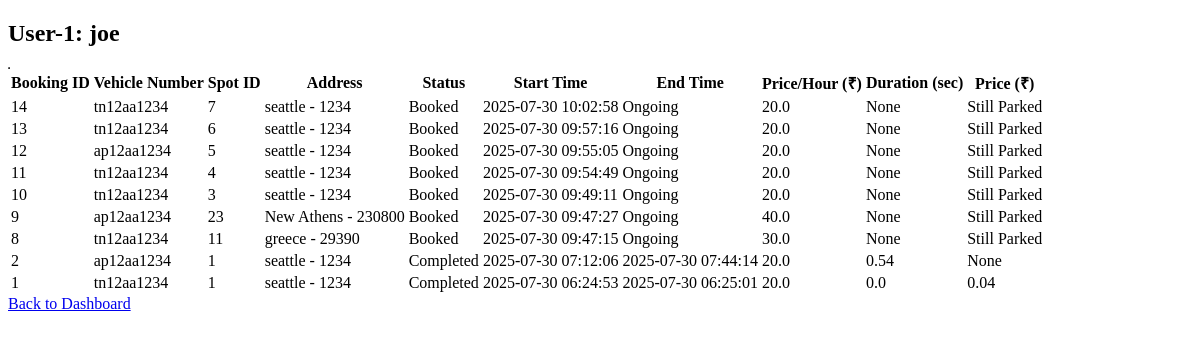
Before: /users/1 with the older database file.
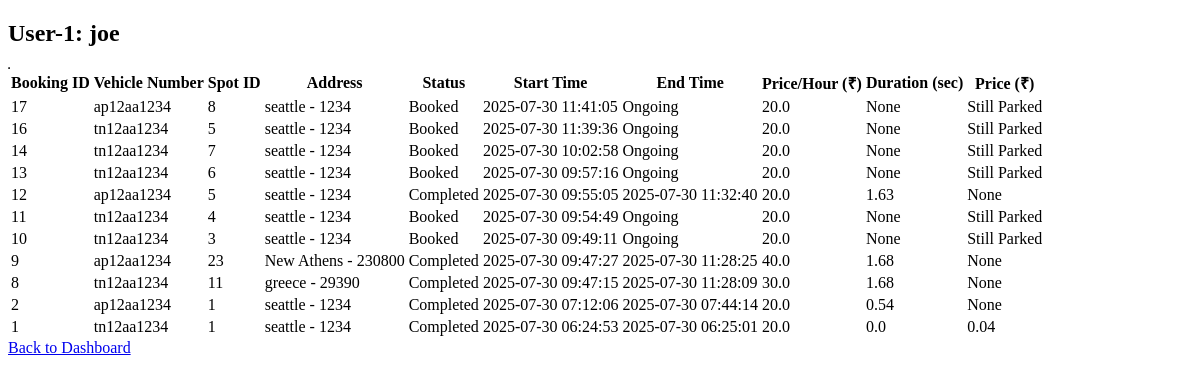
After: the same page with the newer database file.
### tables this page shows
CREATE TABLE Bookings (
              booking_id  INTEGER PRIMARY KEY AUTOINCREMENT,
              spot_id     INTEGER NOT NULL,
              vehicle_id  INTEGER NOT NULL,
              start_time  DATETIME NOT NULL DEFAULT CURRENT_TIMESTAMP,
              end_time    DATETIME,
              status      TEXT    NOT NULL DEFAULT 'Booked'
                           CHECK(status IN ('Booked','Completed','Cancelled')),
              duration_hours Float Default NULL,
              total_amount Float Default NULL,
              FOREIGN KEY(spot_id)    REFERENCES ParkingSpots(spot_id)
                ON DELETE CASCADE,
              FOREIGN KEY(vehicle_id) REFERENCES Vehicles(vehicle_id)
                ON DELETE CASCADE
            );

CREATE TABLE Vehicles (
              vehicle_id     INTEGER PRIMARY KEY AUTOINCREMENT,
              user_id        INTEGER NOT NULL,
              vehicle_number TEXT    NOT NULL,
              FOREIGN KEY(user_id) REFERENCES Users(user_id)
                ON DELETE CASCADE
            );

CREATE TABLE ParkingLots (
              lot_id         INTEGER PRIMARY KEY AUTOINCREMENT,
              address        TEXT    NOT NULL,
              pin_code       TEXT,
              price_per_hour REAL    NOT NULL,
              max_spots      INTEGER NOT NULL,
              created_at     DATETIME DEFAULT CURRENT_TIMESTAMP,
              free_spots   INTEGER NOT NULL
            );

### app.py (the view)
@app.route('/users/<int:userid>')
def user_details(userid):
    user = get_all_user_bookings(userid)
    with sqlite3.connect(DB) as con:
        cur = con.cursor()
        cur.execute('''
        select fname, user_id from user where user_id = ?''', (userid,))
        name, userid = cur.fetchone()
    return render_template('userDetails.html', details=user, username=name, userid=userid)

### templates/userDetails.html (shortened to what this page needs)
<!DOCTYPE html>
<html lang="en">
<head>
</head>
<body>
<h2>User-{{userid}}: {{username}}</h2>
<table border="1">
    {% if details %}
        <table class="table table-bordered table-striped">
            <thead class="table-dark">
                <tr>
                    <th>Booking ID</th>
                    <th>Vehicle Number</th>
                    <th>Spot ID</th>
                    <th>Address</th>
                    <th>Status</th>
                    <th>Start Time</th>
                    <th>End Time</th>
                    <th>Price/Hour (₹)</th>
                    <th>Duration (sec)</th>
                    <th>Price (₹)</th>
                </tr>
            </thead>
            <tbody>
                {% for row in details %}
                <tr>
                    <td>{{ row[0] }}</td>
                    <td>{{ row[1] }}</td>
                    <td>{{ row[3] }}</td>
                    <td>{{ row[4] }} - {{ row[5] }}</td>
                    <td>{{ row[6] }}</td>
                    <td>{{ row[7] }}</td>
                    <td>{{ row[8] or 'Ongoing'}}</td>
                    <td>{{ row[9] }}</td>
                    <td>{{ row[10] }}</td>
                    {% if row[6] == 'Completed' %}
                        <td>{{ row[11] }}</td>
                    {% else %}
                        <td>Still Parked</td>
                    {% endif %}
                </tr>
                {% endfor %}
            </tbody>
        </table>
        {% else %}
        <div class="alert alert-info">No booking records found.</div>
        {% endif %}
</table>
    <div class="text-center mt-3">
        <a href="{{ url_for('admin_dashboard') }}" class="btn btn-primary">Back to Dashboard</a>
    </div>
</body>
</html>

Changed rows visible on the page:
added Bookings: booking_id "17", vehicle_number "ap12aa1234", spot "8", address "seattle", pin_code "1234", status "Booked", start_time "2025-07-30 11:41:05", row "Ongoing", price_per_hour "20.0", row "None", shows "Still Parked"
added Bookings: booking_id "16", vehicle_number "tn12aa1234", spot "5", address "seattle", pin_code "1234", status "Booked", start_time "2025-07-30 11:39:36", row "Ongoing", price_per_hour "20.0", row "None", shows "Still Parked"
changed Bookings id 12: status "Booked" → "Completed"; end_time "Ongoing" → "2025-07-30 11:32:40"; duration_hours "None" → "1.63"; row (not shown) → "None"; no longer shows "Still Parked"
changed Bookings "New Athens": status "Booked" → "Completed"; end_time "Ongoing" → "2025-07-30 11:28:25"; duration_hours "None" → "1.68"; row (not shown) → "None"; no longer shows "Still Parked"
changed Bookings "greece": status "Booked" → "Completed"; end_time "Ongoing" → "2025-07-30 11:28:09"; duration_hours "None" → "1.68"; row (not shown) → "None"; no longer shows "Still Parked"
